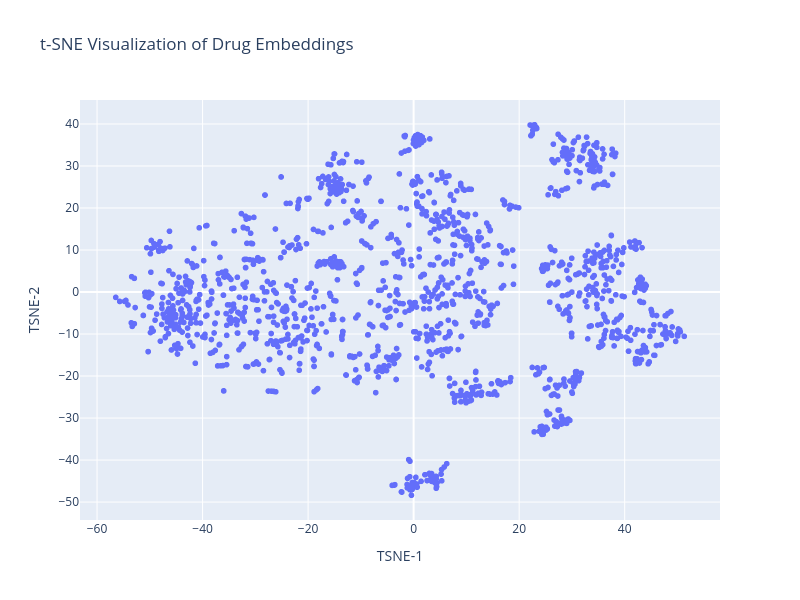

The cell this chart's notebook holds for it:
### Code cell
plot_embeddings(embedding)

### Figure 1 — Plotly figure (JSON) as saved in the notebook; plotly's stock layout.template omitted (floating-point values rounded to 4 significant figures; data arrays with more than 128 entries replaced by an {"elided": "..."} marker saying what was removed)
{"data": [{"customdata": {"elided": "1516x1 str values"}, "hovertemplate": "TSNE-1=%{x}<br>TSNE-2=%{y}<br>index=%{customdata[0]}<extra></extra>", "legendgroup": "", "marker": {"color": "#636efa", "symbol": "circle"}, "mode": "markers", "name": "", "showlegend": false, "type": "scattergl", "x": {"elided": "1516 float values"}, "xaxis": "x", "y": {"elided": "1516 float values"}, "yaxis": "y"}], "layout": {"height": 600, "legend": {"tracegroupgap": 0}, "title": {"text": "t-SNE Visualization of Drug Embeddings"}, "width": 800, "xaxis": {"anchor": "y", "domain": [0, 1], "title": {"text": "TSNE-1"}}, "yaxis": {"anchor": "x", "domain": [0, 1], "title": {"text": "TSNE-2"}}}}
